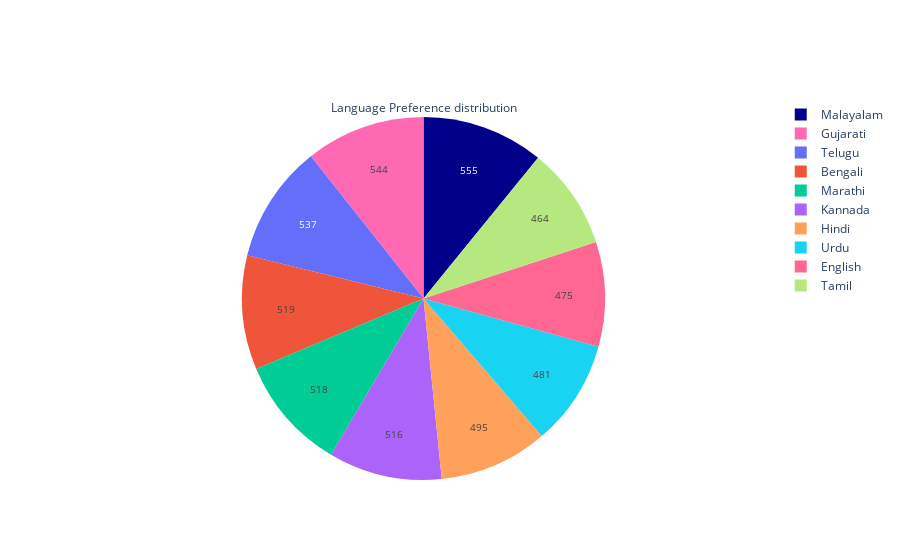

Notebook code cell kept with this figure:
### Code cell
Language_Preference_Cnt = df['Language Preference'].value_counts()
print(Language_Preference_Cnt)
fig3 = go.Figure(data=[go.Pie(labels=Language_Preference_Cnt.index,
                             values=Language_Preference_Cnt.values,title='Language Preference distribution')])
fig3.update_traces(hoverinfo='label+percent', textinfo='value', textfont_size=10,
                  marker=dict(colors=colors))
fig3.show()

### Figure 1 — Plotly figure (JSON) as saved in the notebook; plotly's stock layout.template omitted (floating-point values rounded to 4 significant figures)
{"data": [{"hoverinfo": "label+percent", "labels": ["Malayalam", "Gujarati", "Telugu", "Bengali", "Marathi", "Kannada", "Hindi", "Urdu", "English", "Tamil"], "marker": {"colors": ["#00008B", "#FF69B4"]}, "textfont": {"size": 10}, "textinfo": "value", "title": {"text": "Language Preference distribution"}, "type": "pie", "values": [555, 544, 537, 519, 518, 516, 495, 481, 475, 464]}], "layout": {"autosize": true}}
